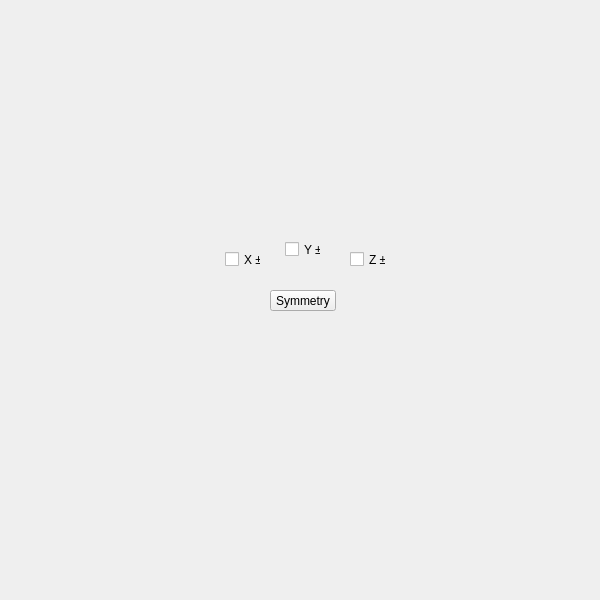
<?xml version="1.0" encoding="UTF-8"?>
<ui version="4.0">
 <class>QtUi</class>
 <widget class="QMainWindow" name="QtUi">
  <property name="enabled">
   <bool>true</bool>
  </property>
  <property name="geometry">
   <rect>
    <x>0</x>
    <y>0</y>
    <width>600</width>
    <height>600</height>
   </rect>
  </property>
  <property name="sizePolicy">
   <sizepolicy hsizetype="Ignored" vsizetype="Ignored">
    <horstretch>0</horstretch>
    <verstretch>0</verstretch>
   </sizepolicy>
  </property>
  <property name="minimumSize">
   <size>
    <width>0</width>
    <height>0</height>
   </size>
  </property>
  <property name="maximumSize">
   <size>
    <width>600</width>
    <height>600</height>
   </size>
  </property>
  <property name="cursor">
   <cursorShape>ArrowCursor</cursorShape>
  </property>
  <property name="windowTitle">
   <string>Toolkit</string>
  </property>
  <property name="toolButtonStyle">
   <enum>Qt::ToolButtonIconOnly</enum>
  </property>
  <property name="tabShape">
   <enum>QTabWidget::Triangular</enum>
  </property>
  <property name="dockNestingEnabled">
   <bool>true</bool>
  </property>
  <property name="dockOptions">
   <set>QMainWindow::AllowNestedDocks|QMainWindow::AllowTabbedDocks|QMainWindow::AnimatedDocks|QMainWindow::ForceTabbedDocks</set>
  </property>
  <widget class="QWidget" name="mainWindow">
   <property name="sizePolicy">
    <sizepolicy hsizetype="Ignored" vsizetype="Ignored">
     <horstretch>0</horstretch>
     <verstretch>0</verstretch>
    </sizepolicy>
   </property>
   <widget class="QPushButton" name="i021">
    <property name="geometry">
     <rect>
      <x>270</x>
      <y>290</y>
      <width>66</width>
      <height>21</height>
     </rect>
    </property>
    <property name="minimumSize">
     <size>
      <width>0</width>
      <height>21</height>
     </size>
    </property>
    <property name="maximumSize">
     <size>
      <width>16777215</width>
      <height>21</height>
     </size>
    </property>
    <property name="whatsThis">
     <string>symmetry</string>
    </property>
    <property name="text">
     <string>Symmetry</string>
    </property>
   </widget>
   <widget class="QCheckBox" name="chk000">
    <property name="enabled">
     <bool>true</bool>
    </property>
    <property name="geometry">
     <rect>
      <x>225</x>
      <y>250</y>
      <width>36</width>
      <height>19</height>
     </rect>
    </property>
    <property name="maximumSize">
     <size>
      <width>111</width>
      <height>19</height>
     </size>
    </property>
    <property name="toolTip">
     <string>Symmetry: X axis</string>
    </property>
    <property name="text">
     <string>X ±</string>
    </property>
    <property name="iconSize">
     <size>
      <width>18</width>
      <height>18</height>
     </size>
    </property>
    <property name="checkable">
     <bool>true</bool>
    </property>
    <property name="checked">
     <bool>false</bool>
    </property>
   </widget>
   <widget class="QCheckBox" name="chk001">
    <property name="enabled">
     <bool>true</bool>
    </property>
    <property name="geometry">
     <rect>
      <x>285</x>
      <y>240</y>
      <width>36</width>
      <height>19</height>
     </rect>
    </property>
    <property name="maximumSize">
     <size>
      <width>111</width>
      <height>19</height>
     </size>
    </property>
    <property name="toolTip">
     <string>Symmetry: Y axis</string>
    </property>
    <property name="text">
     <string>Y ±</string>
    </property>
    <property name="iconSize">
     <size>
      <width>18</width>
      <height>18</height>
     </size>
    </property>
    <property name="checkable">
     <bool>true</bool>
    </property>
    <property name="checked">
     <bool>false</bool>
    </property>
   </widget>
   <widget class="QCheckBox" name="chk002">
    <property name="enabled">
     <bool>true</bool>
    </property>
    <property name="geometry">
     <rect>
      <x>350</x>
      <y>250</y>
      <width>36</width>
      <height>19</height>
     </rect>
    </property>
    <property name="maximumSize">
     <size>
      <width>111</width>
      <height>19</height>
     </size>
    </property>
    <property name="toolTip">
     <string>Symmetry: Z axis</string>
    </property>
    <property name="text">
     <string>Z ±</string>
    </property>
    <property name="iconSize">
     <size>
      <width>18</width>
      <height>18</height>
     </size>
    </property>
    <property name="checkable">
     <bool>true</bool>
    </property>
    <property name="checked">
     <bool>false</bool>
    </property>
   </widget>
  </widget>
 </widget>
 <resources/>
 <connections/>
 <designerdata>
  <property name="gridDeltaX">
   <number>5</number>
  </property>
  <property name="gridDeltaY">
   <number>10</number>
  </property>
  <property name="gridSnapX">
   <bool>true</bool>
  </property>
  <property name="gridSnapY">
   <bool>true</bool>
  </property>
  <property name="gridVisible">
   <bool>true</bool>
  </property>
 </designerdata>
</ui>
